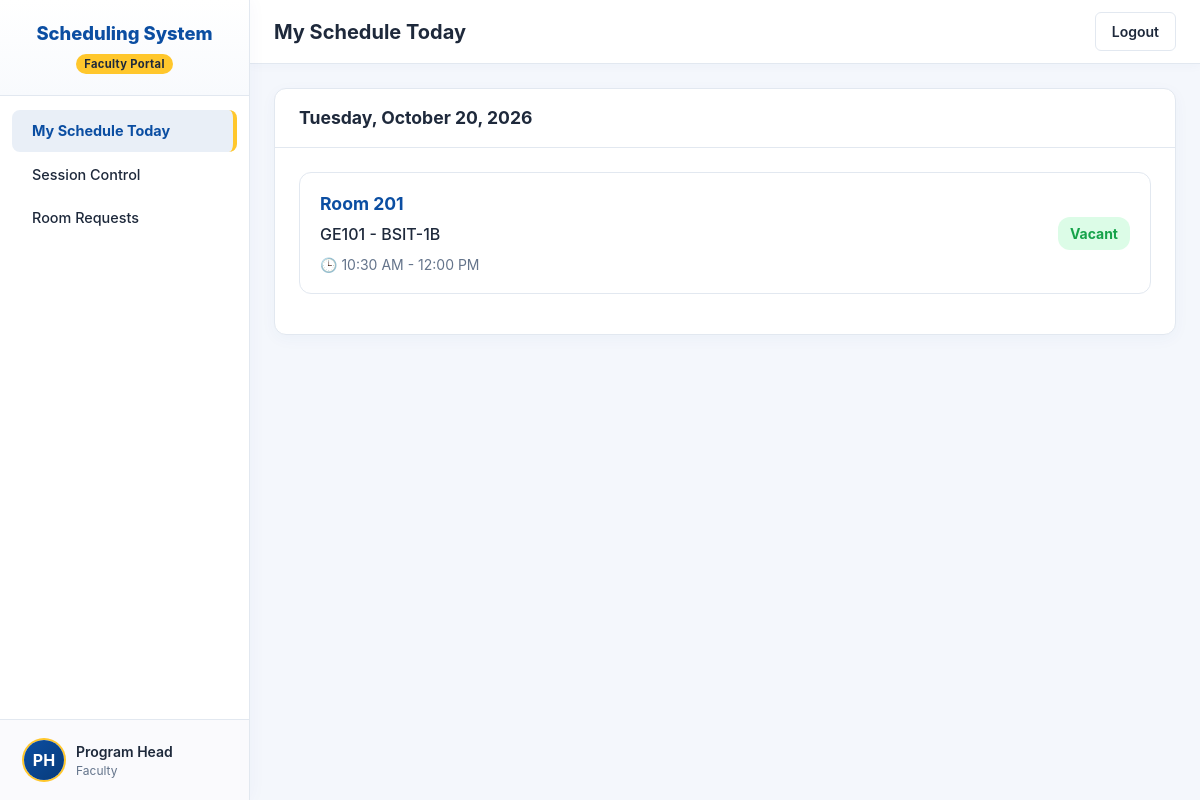
Page /faculty/dashboard.php (signed in) on the committed database.
### tables this page shows
CREATE TABLE schedules (
    schedule_id INT AUTO_INCREMENT PRIMARY KEY,
    room_id INT NOT NULL,
    faculty_id INT NOT NULL,
    subject_code VARCHAR(20) NOT NULL,
    subject_category VARCHAR(50) DEFAULT 'IT',
    section_name VARCHAR(20) NOT NULL,
    day_of_week ENUM('Mon', 'Tue', 'Wed', 'Thu', 'Fri', 'Sat') NOT NULL,
    start_time TIME NOT NULL,
    end_time TIME NOT NULL,
    FOREIGN KEY (room_id) REFERENCES classrooms(room_id) ON DELETE CASCADE,
    FOREIGN KEY (faculty_id) REFERENCES users(user_id) ON DELETE CASCADE
);

CREATE TABLE classrooms (
    room_id INT AUTO_INCREMENT PRIMARY KEY,
    room_name_number VARCHAR(50) NOT NULL,
    room_type ENUM('Lecture', 'Lab', 'Kitchen', 'Bar') NOT NULL,
    capacity INT NOT NULL,
    floor_level INT NOT NULL,
    current_status ENUM('Vacant', 'Occupied', 'Reserved') DEFAULT 'Vacant'
);

### includes/auth.php (called while the page is built, shortened)
<?php
function currentUser(): ?array {
    if (isset($_SESSION['user_id'])) {
        return [
            'user_id' => $_SESSION['user_id'],
            'role' => $_SESSION['role'],
            'first_name' => $_SESSION['first_name'],
            'last_name' => $_SESSION['last_name'],
            'email' => $_SESSION['email']
        ];
    }
    return null;
}

### faculty/dashboard.php (the view, shortened to what this page needs)
<?php
require_once __DIR__ . '/../includes/auth.php';
$user = currentUser();
$db = getDB();
$todayName = date('D');
$stmt = $db->prepare("SELECT s.*, c.room_name_number, c.current_status
                      FROM schedules s
                      JOIN classrooms c ON s.room_id = c.room_id
                      WHERE s.faculty_id = ? AND s.day_of_week = ?
                      ORDER BY s.start_time");
$stmt->execute([$user['user_id'], $todayName]);
$todaySchedules = $stmt->fetchAll();
?>
<!DOCTYPE html>
<html lang="en">
<head>
    <link rel="stylesheet" href="/assets/css/style.css">
</head>
<body>
    <div class="app">
        <aside class="sidebar">
            <div class="brand">
                <div>Scheduling System</div>
                <span class="brand-badge">Faculty Portal</span>
            </div>
            <div class="nav-section">
                <div class="nav-item active" data-target="page-schedule">My Schedule Today</div>
                <div class="nav-item" data-target="page-sessions">Session Control</div>
                <div class="nav-item" data-target="page-requests">Room Requests</div>
            </div>
            <div class="sidebar-footer">
                <div class="avatar">
                    <?= htmlspecialchars(strtoupper(substr($user['first_name'], 0, 1) . substr($user['last_name'], 0, 1))) ?>
                </div>
                <div style="overflow: hidden;">
                    <div style="font-size: 0.875rem; font-weight: 600; white-space: nowrap; text-overflow: ellipsis;"><?= htmlspecialchars($user['first_name'] . ' ' . $user['last_name']) ?></div>
                    <div style="font-size: 0.75rem; color: var(--text-secondary); text-transform: capitalize;"><?= htmlspecialchars($user['role']) ?></div>
                </div>
            </div>
        </aside>
        <div class="main">
            <header class="header">
                <h2 id="header-title" style="margin: 0; font-size: 1.25rem;">My Schedule Today</h2>
                <a href="/logout.php" class="btn btn-outline">Logout</a>
            </header>
            <div class="content">
                <div id="page-schedule" class="module-page active">
                    <div class="card">
                        <div class="card-header">
                            <h3 style="margin: 0; font-size: 1.1rem;"><?= date('l, F j, Y') ?></h3>
                        </div>
                        <div class="card-body">
                            <?php if(empty($todaySchedules)): ?>
                                <div style="text-align: center; color: var(--text-secondary); padding: 40px 0;">
                                    You have no scheduled classes today.
                                </div>
                            <?php else: ?>
                                <?php foreach($todaySchedules as $sched): ?>
                                <div class="sched-card">
                                    <div>
                                        <div style="font-size: 1.1rem; font-weight: bold; color: var(--accent-primary); margin-bottom: 4px;">
                                            <?= htmlspecialchars($sched['room_name_number']) ?>
                                        </div>
                                        <div style="color: var(--text-primary); font-weight: 500;">
                                            <?= htmlspecialchars($sched['subject_code']) ?> - <?= htmlspecialchars($sched['section_name']) ?>
                                        </div>
                                        <div style="color: var(--text-secondary); font-size: 0.875rem; margin-top: 8px;">
                                            🕒 <?= date('h:i A', strtotime($sched['start_time'])) ?> - <?= date('h:i A', strtotime($sched['end_time'])) ?>
                                        </div>
                                    </div>
                                    <div>
                                        <?php
                                            $badgeClass = 'badge-success';
                                        ?>
                                        <span class="badge <?= $badgeClass ?>" style="font-size: 0.875rem; padding: 6px 12px;"><?= htmlspecialchars($sched['current_status']) ?></span>
                                    </div>
                                </div>
                                <?php endforeach; ?>
                            <?php endif; ?>
                        </div>
                    </div>
                </div>
            </div>
        </div>
    </div>
</body>
</html>

### assets/css/style.css (style rules this page uses)
:root { --bg-primary: #F4F7FC; --bg-secondary: #FFFFFF; --accent-primary: #0B4EA2; --accent-hover: #083B7A; --accent-yellow: #FFC72C; --accent-yellow-hover: #E5B320; --accent-yellow-bg: #FFF9E6; --accent-yellow-border: #FFE082; --text-primary: #1E293B; --text-secondary: #64748B; --text-on-accent: #FFFFFF; --border-subtle: #E2E8F0; --shadow-float: 0 8px 24px rgba(11, 78, 162, 0.08); --shadow-card: 0 2px 8px rgba(0, 0, 0, 0.04); --success: #16A34A; --success-bg: #DCFCE7; --warning: #D97706; --warning-bg: #FEF3C7; --danger: #DC2626; --danger-bg: #FEE2E2; --info: #0284C7; --info-bg: #E0F2FE; }
* { margin: 0; padding: 0; box-sizing: border-box; font-family: -apple-system, BlinkMacSystemFont, "Segoe UI", Roboto, Helvetica, Arial, sans-serif; }
body { background-color: var(--bg-primary); color: var(--text-primary); line-height: 1.5; }
.app { display: flex; height: 100vh; overflow: hidden; }
.sidebar { width: 250px; background: var(--bg-secondary); border-right: 1px solid var(--border-subtle); display: flex; flex-direction: column; }
.nav-section { margin-bottom: 1.5rem; }
.nav-item { display: block; padding: 0.75rem 1.5rem; color: var(--text-primary); text-decoration: none; transition: background-color 0.2s, color 0.2s; }
.nav-item.active { background-color: var(--accent-primary); color: var(--text-on-accent); }
.sidebar-footer { padding: 1.5rem; border-top: 1px solid var(--border-subtle); }
.main { flex: 1; display: flex; flex-direction: column; overflow: hidden; }
.header { height: 64px; background: var(--bg-secondary); border-bottom: 1px solid var(--border-subtle); display: flex; align-items: center; justify-content: space-between; padding: 0 2rem; }
.btn { display: inline-flex; align-items: center; justify-content: center; padding: 0.5rem 1rem; border-radius: 6px; font-weight: 500; cursor: pointer; border: 1px solid transparent; transition: all 0.2s; font-size: 0.875rem; text-decoration: none; }
.btn-outline { background: transparent; border-color: var(--border-subtle); color: var(--text-primary); }
.content { flex: 1; overflow-y: auto; padding: 2rem; }
.card { background: var(--bg-secondary); border-radius: 8px; box-shadow: var(--shadow-float); border: 1px solid var(--border-subtle); margin-bottom: 1.5rem; }
.card-header { padding: 1.25rem 1.5rem; border-bottom: 1px solid var(--border-subtle); display: flex; justify-content: space-between; align-items: center; }
.card-body { padding: 1.5rem; }
.module-page { display: flex; flex-direction: column; gap: 1.5rem; }
.badge { display: inline-block; padding: 0.25rem 0.5rem; border-radius: 4px; font-size: 0.75rem; font-weight: 600; }
.badge-success { background: var(--success-bg); color: var(--success); }

### rows in the picture
schedules: room.room_name_number "Room 201", subject_code "GE101", section_name "BSIT-1B", start_time "10:30 AM", end_time "12:00 PM", room.current_status "Vacant"

### other values in the picture
substr($user['first_name'], 0, 1) . substr($user['last_name'], 0, 1) "PH"
$user['first_name'] . ' ' . $user['last_name'] "Program Head"
$user['role'] "Faculty"
